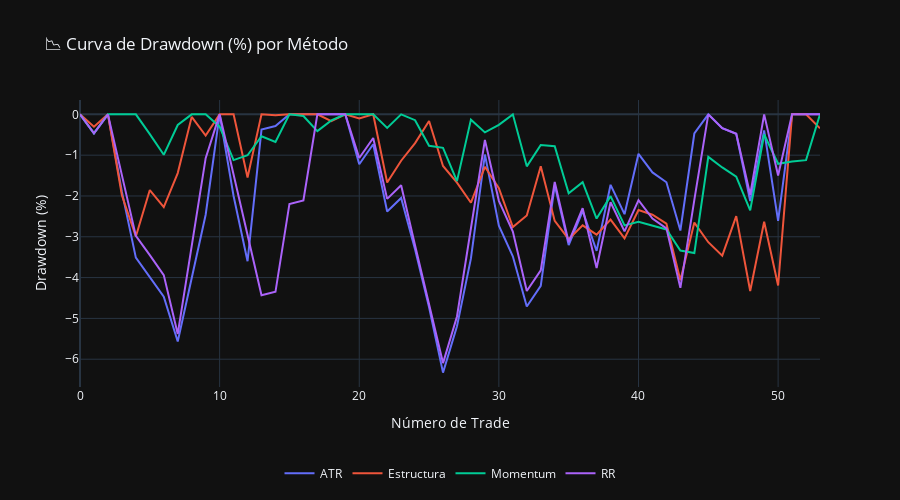
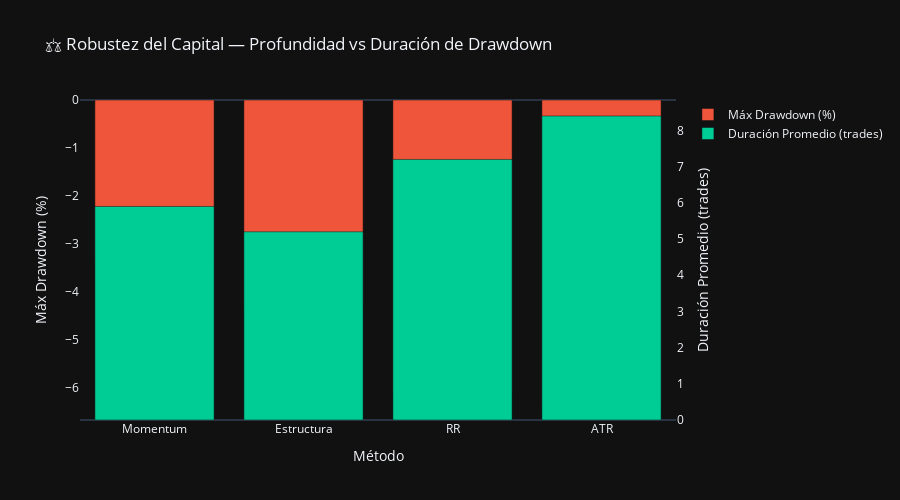

Notebook code cell kept with these figures, in order:
### Code cell
# ==========================================================
# 📉 BLOQUE 13 — Drawdown Analysis y Robustez del Equity
# ==========================================================

def calcular_drawdown(equity_series):
    """
    Calcula drawdown porcentual y drawdown máximo.
    Devuelve DataFrame con drawdown serie y drawdown máximo.
    """
    equity_series = equity_series.reset_index(drop=True)
    running_max = equity_series.cummax()
    drawdown = (equity_series - running_max) / running_max * 100
    max_dd = drawdown.min()
    return drawdown, max_dd


# ==========================================================
# 🚀 Calcular drawdown por método
# ==========================================================
drawdown_data = {}
summary_dd = []

for metodo, dfc in curvas.items():
    dd_series, max_dd = calcular_drawdown(dfc["Equity"])
    drawdown_data[metodo] = dd_series

    # Duración promedio de drawdown (número de trades bajo máximo)
    in_dd = dd_series < 0
    dd_durations = []
    count = 0
    for val in in_dd:
        if val:
            count += 1
        elif count > 0:
            dd_durations.append(count)
            count = 0
    if count > 0:
        dd_durations.append(count)
    avg_duration = np.mean(dd_durations) if dd_durations else 0

    summary_dd.append({
        "Método": metodo,
        "Max Drawdown (%)": round(max_dd, 2),
        "Avg DD Duration (trades)": round(avg_duration, 1)
    })

df_dd_summary = pd.DataFrame(summary_dd).sort_values("Max Drawdown (%)", ascending=False)

print("📉 Resumen de drawdowns por método:")
display(df_dd_summary)


# ==========================================================
# 📊 Visualización 1: Curvas de Drawdown (%)
# ==========================================================
fig = go.Figure()

for metodo, dd_series in drawdown_data.items():
    fig.add_trace(go.Scatter(
        y=dd_series,
        mode="lines",
        name=metodo,
        line=dict(width=2),
        hovertemplate=f"{metodo}<br>Drawdown: %{ { 'y':'.2f' } }",
    ))

fig.update_layout(
    title="📉 Curva de Drawdown (%) por Método",
    xaxis_title="Número de Trade",
    yaxis_title="Drawdown (%)",
    template="plotly_dark",
    height=500,
    hovermode="x unified",
    legend=dict(orientation="h", y=-0.25, x=0.5, xanchor="center")
)

fig.show()


# ==========================================================
# 📈 Visualización 2: Comparativo de Robustez
# ==========================================================
fig2 = go.Figure()

fig2.add_trace(go.Bar(
    x=df_dd_summary["Método"],
    y=df_dd_summary["Max Drawdown (%)"],
    name="Máx Drawdown (%)",
    marker_color="#EF553B"
))

fig2.add_trace(go.Bar(
    x=df_dd_summary["Método"],
    y=df_dd_summary["Avg DD Duration (trades)"],
    name="Duración Promedio (trades)",
    marker_color="#00CC96",
    yaxis="y2"
))

fig2.update_layout(
    title="⚖️ Robustez del Capital — Profundidad vs Duración de Drawdown",
    xaxis_title="Método",
    yaxis=dict(title="Máx Drawdown (%)", side="left", showgrid=False),
    yaxis2=dict(title="Duración Promedio (trades)", overlaying="y", side="right", showgrid=False),
    barmode="group",
    template="plotly_dark",
    height=500
)

fig2.show()

### Figure 1 — Plotly figure (JSON) as saved in the notebook; plotly's stock layout.template omitted (floating-point values rounded to 4 significant figures)
{"data": [{"hovertemplate": "ATR<br>Drawdown: %{'y': '.2f'}", "line": {"width": 2}, "mode": "lines", "name": "ATR", "type": "scatter", "y": [0.0, -0.4665, 0.0, -1.894, -3.512, -3.981, -4.469, -5.566, -3.993, -2.459, 0.0, -2.001, -3.599, -0.3743, -0.2858, 0.0, 0.0, 0.0, 0.0, 0.0, -1.222, -0.733, -2.38, -2.049, -3.31, -4.728, -6.329, -5.19, -3.529, -0.9853, -2.73, -3.478, -4.708, -4.203, -1.739, -3.203, -2.369, -3.346, -1.727, -2.447, -0.9672, -1.423, -1.665, -2.846, -0.4695, 0.0, -0.34, -0.4777, -2.125, -0.3915, -2.608, 0.0, 0.0, 0.0]}, {"hovertemplate": "Estructura<br>Drawdown: %{'y': '.2f'}", "line": {"width": 2}, "mode": "lines", "name": "Estructura", "type": "scatter", "y": [0.0, -0.303, 0.0, -1.982, -2.992, -1.855, -2.274, -1.439, -0.06183, -0.5183, 0.0, 0.0, -1.549, 0.0, -0.02326, 0.0, 0.0, 0.0, -0.1647, 0.0, -0.1034, 0.0, -1.671, -1.137, -0.7057, -0.1621, -1.266, -1.673, -2.165, -1.285, -1.811, -2.762, -2.479, -1.269, -2.611, -3.059, -2.719, -2.947, -2.578, -3.038, -2.345, -2.461, -2.68, -4.068, -2.652, -3.133, -3.462, -2.495, -4.327, -2.633, -4.194, 0.0, 0.0, -0.3418]}, {"hovertemplate": "Momentum<br>Drawdown: %{'y': '.2f'}", "line": {"width": 2}, "mode": "lines", "name": "Momentum", "type": "scatter", "y": [0.0, -0.4665, 0.0, 0.0, 0.0, -0.4863, -0.9913, -0.2599, 0.0, 0.0, -0.3015, -1.122, -1.003, -0.5372, -0.6741, 0.0, -0.04166, -0.4118, -0.1493, 0.0, 0.0, 0.0, -0.3309, 0.0, -0.1429, -0.769, -0.8196, -1.636, -0.1297, -0.4415, -0.2558, 0.0, -1.274, -0.7514, -0.7818, -1.936, -1.661, -2.554, -2.004, -2.721, -2.633, -2.721, -2.82, -3.336, -3.399, -1.041, -1.301, -1.529, -2.354, -0.4949, -1.211, -1.158, -1.122, 0.0]}, {"hovertemplate": "RR<br>Drawdown: %{'y': '.2f'}", "line": {"width": 2}, "mode": "lines", "name": "RR", "type": "scatter", "y": [0.0, -0.4665, 0.0, -1.5, -2.978, -3.449, -3.939, -5.38, -3.251, -1.074, 0.0, -1.5, -2.978, -4.433, -4.348, -2.196, -2.11, 0.0, 0.0, 0.0, -1.069, -0.5796, -2.071, -1.739, -3.213, -4.665, -6.095, -4.953, -2.815, -0.6281, -2.119, -2.872, -4.329, -3.822, -1.658, -3.133, -2.299, -3.764, -2.153, -2.869, -2.104, -2.554, -2.794, -4.252, -2.097, 0.0, -0.34, -0.4777, -1.97, 0.0, -1.5, 0.0, 0.0, 0.0]}], "layout": {"height": 500, "hovermode": "x unified", "legend": {"orientation": "h", "x": 0.5, "xanchor": "center", "y": -0.25}, "title": {"text": "📉 Curva de Drawdown (%) por Método"}, "xaxis": {"title": {"text": "Número de Trade"}}, "yaxis": {"title": {"text": "Drawdown (%)"}}}}

### Figure 2 — Plotly figure (JSON) as saved in the notebook; plotly's stock layout.template omitted (floating-point values rounded to 4 significant figures)
{"data": [{"marker": {"color": "#EF553B"}, "name": "Máx Drawdown (%)", "type": "bar", "x": ["Momentum", "Estructura", "RR", "ATR"], "y": [-3.4, -4.33, -6.1, -6.33]}, {"marker": {"color": "#00CC96"}, "name": "Duración Promedio (trades)", "type": "bar", "x": ["Momentum", "Estructura", "RR", "ATR"], "y": [5.9, 5.2, 7.2, 8.4], "yaxis": "y2"}], "layout": {"barmode": "group", "height": 500, "title": {"text": "⚖️ Robustez del Capital — Profundidad vs Duración de Drawdown"}, "xaxis": {"title": {"text": "Método"}}, "yaxis": {"showgrid": false, "side": "left", "title": {"text": "Máx Drawdown (%)"}}, "yaxis2": {"overlaying": "y", "showgrid": false, "side": "right", "title": {"text": "Duración Promedio (trades)"}}}}
